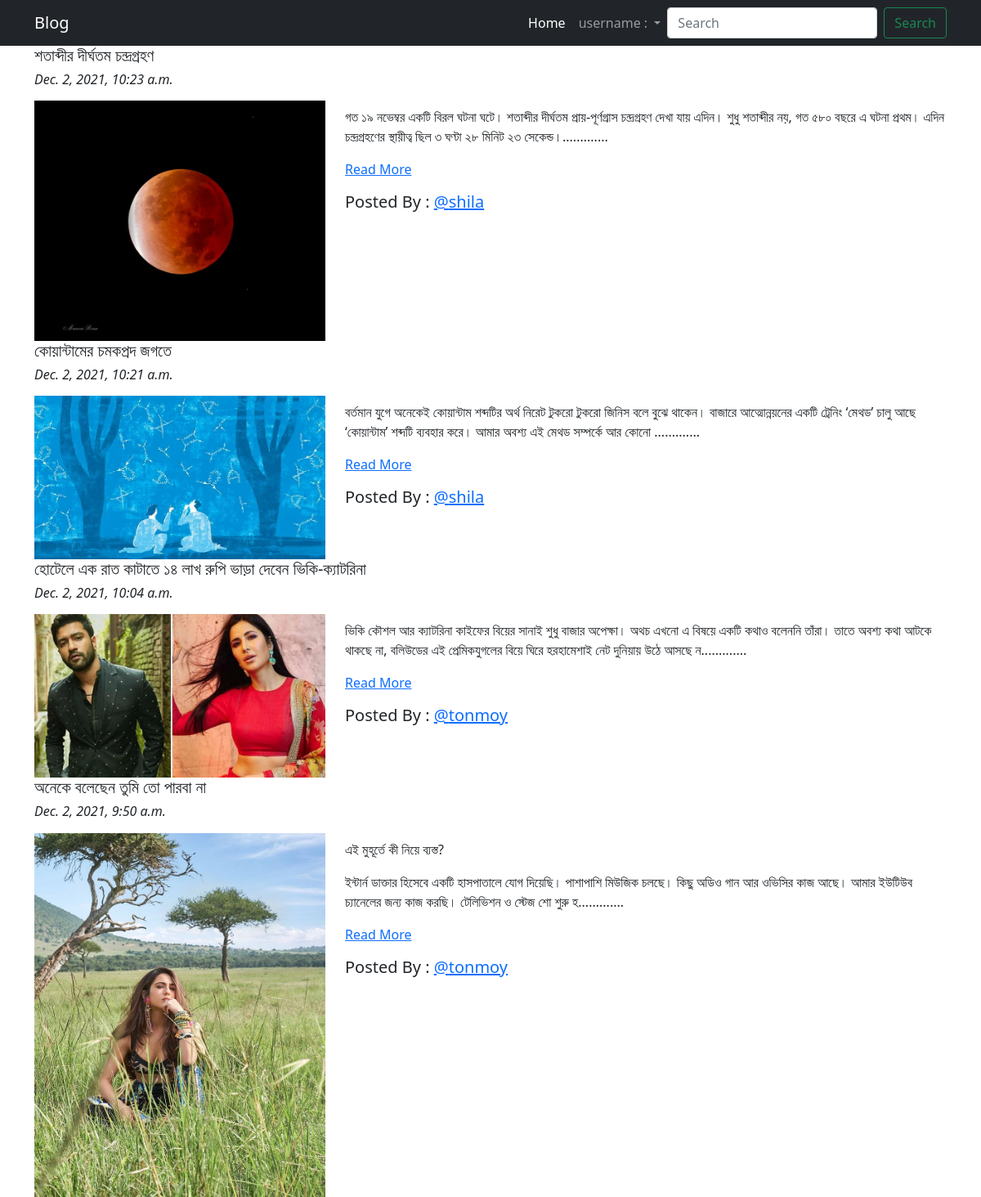
Screenshot of /blog/ with the database file from the repository.
### app_blog/models.py (models this page shows, shortened)
class Blog(models.Model):
    author_name=models.ForeignKey(User, related_name="post_author",on_delete=models.CASCADE)
    blog_title=models.CharField(max_length=250,verbose_name="Title")
    slug=models.SlugField(max_length=100,blank=True)
    blog_content=models.TextField(verbose_name="whats on your mind?")
    blog_img=models.ImageField(upload_to="blog_img")
    published_date=models.DateTimeField(auto_now_add=True)
    update_date=models.DateTimeField(auto_now=True)
    class Meta:
        ordering=['-published_date']

### app_blog/views.py (the view)
# urls.py: path('',views.BlogList.as_view(),name="BlogList"),
class BlogList(ListView):
    model=Blog
    template_name="app_blog/blog_list.html"
    context_object_name='blogs'

### app_blog/templatetags/custom_filters.py (called while the page is built)
def range_filter(value):
    return value[0:200]+"............."

### templates/app_blog/blog_list.html (shortened to what this page needs)
{% extends 'base.html' %}
{% load static %}
{% load custom_filters %}
{% block body_block %}
<div class="container">
{% for blog in blogs %}
<h5>{{blog.blog_title}}</h5>
<h6><i>{{blog.published_date}}</i></h6>
   <div class="row">
       <div class="col-lg-4 pt-2">
           <img src="/media/{{blog.blog_img}}" alt="{{blog.blog_img}}" width="100%">
       </div>
       <div class="col-lg-8 ">
           <p>{{blog.blog_content|range_filter|linebreaks}} <a href="{% url 'app_blog:blog_details' slug=blog.slug %}">Read More</a></p>
           <h5> Posted By : <a href="#">@{{blog.author_name}}</a> </h5>
    </div>
   </div>
{% endfor %}
{% endblock  %}

### templates/base.html (shortened to what this page needs)
<!DOCTYPE html>
{% load static %}
{% load crispy_forms_tags %}
<html lang="en">
<head>
    <link rel="stylesheet" href="{% static 'css-style/style1.css' %}">
    <link href="https://cdn.jsdelivr.net/npm/bootstrap@5.1.3/dist/css/bootstrap.min.css" rel="stylesheet">
</head>
<body>
<nav class="navbar navbar-expand-lg navbar-dark bg-dark">
  <div class="container">
    <a class="navbar-brand" href="{% url 'index' %}">Blog</a>
    <div class="collapse navbar-collapse" id="navbarSupportedContent">
      <ul class="navbar-nav ms-auto mb-2 mb-lg-0">
        <li class="nav-item">
          <a class="nav-link active" aria-current="page" href="{% url 'index' %}">Home</a>
        </li>
        <li class="nav-item dropdown">
          <a class="nav-link dropdown-toggle" href="#" id="navbarDropdown" role="button" data-bs-toggle="dropdown" aria-expanded="false">
            username :{{user.username}}
          </a>
        </li>
      </ul>
      <form class="d-flex">
        <input class="form-control me-2" type="search" placeholder="Search" aria-label="Search">
        <button class="btn btn-outline-success" type="submit">Search</button>
      </form>
    </div>
  </div>
</nav>
{% block body_block %}
{% endblock  %}
</body>
</html>

### static/css-style/style1.css (style rules this page uses)
* { margin: 0; padding: 0; box-sizing: border-box; }

### rows the page displays
Blog: blog_title "শতাব্দীর দীর্ঘতম চন্দ্রগ্রহণ", published_date "Dec. 2, 2021, 10:23 a.m.", blog_img (picture), blog_content|range_filter "গত ১৯ নভেম্বর একটি বিরল ঘটনা ঘটে। শতাব্দীর দীর্ঘতম প্রায়-পূর্ণগ্রাস চন্দ্রগ্রহণ দেখা যায় এদিন। শুধু শতাব্দীর নয়, গত ৫৮০ বছরে এ ঘটনা প্রথম। এদিন চন্দ্রগ্রহণের স্থায়ীত্ব ছিল ৩ ঘণ্টা ২৮ মিনিট ২৩ সেকেন্ড।.............", author_name "shila"
Blog: blog_title "কোয়ান্টামের চমকপ্রদ জগতে", published_date "Dec. 2, 2021, 10:21 a.m.", blog_img (picture), blog_content|range_filter "বর্তমান যুগে অনেকেই কোয়ান্টাম শব্দটির অর্থ নিরেট টুকরো টুকরো জিনিস বলে বুঝে থাকেন। বাজারে আত্মোন্নয়নের একটি ট্রেনিং ‘মেথড’ চালু আছে ‘কোয়ান্টাম’ শব্দটি ব্যবহার করে। আমার অবশ্য এই মেথড সম্পর্কে আর কোনো .............", author_name "shila"
Blog: blog_title "হোটেলে এক রাত কাটাতে ১৪ লাখ রুপি ভাড়া দেবেন ভিকি-ক্যাটরিনা", published_date "Dec. 2, 2021, 10:04 a.m.", blog_img (picture), blog_content|range_filter "ভিকি কৌশল আর ক্যাটরিনা কাইফের বিয়ের সানাই শুধু বাজার অপেক্ষা। অথচ এখনো এ বিষয়ে একটি কথাও বলেননি তাঁরা। তাতে অবশ্য কথা আটকে থাকছে না, বলিউডের এই প্রেমিকযুগলের বিয়ে ঘিরে হরহামেশাই নেট দুনিয়ায় উঠে আসছে ন.............", author_name "tonmoy"
Blog: blog_title "অনেকে বলেছেন তুমি তো পারবা না", published_date "Dec. 2, 2021, 9:50 a.m.", blog_img (picture), blog_content|range_filter "এই মুহূর্তে কী নিয়ে ব্যস্ত? ইন্টার্ন ডাক্তার হিসেবে একটি হাসপাতালে যোগ দিয়েছি। পাশাপাশি মিউজিক চলছে। কিছু অডিও গান আর ওভিসির কাজ আছে। আমার ইউটিউব চ্যানেলের জন্য কাজ করছি। টেলিভিশন ও স্টেজ শো শুরু হ.............", author_name "tonmoy"
